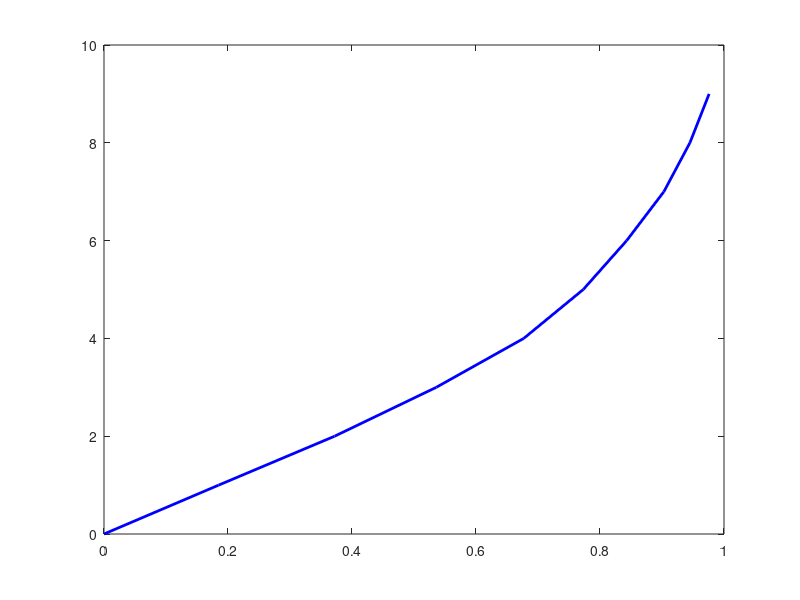

The MATLAB script that drew this image: (Note: this script raises an error after producing the figure.)
close all
clear
clc

load ./estimated_EC.mat
ec_pro=var_pro;
ec_rr=var_RR;
ec_pro_e=(abs(est_pro1-n1)./n1 + abs(est_pro0-n0)./n0) ./2;
ec_rr_e=(abs(est_rr1-n1)./n1 + abs(est_rr0-n0)./n0) ./2;

load ./estimated_Amazon.mat
a_pro=var_pro;
a_rr=var_RR;
a_pro_e=(abs(est_pro1-n1)./n1+abs(est_pro0-n0)./n0)./2;
a_rr_e=(abs(est_rr1-n1)./n1+abs(est_rr0-n0)./n0)./2;

load ./estimated_Census.mat
i_pro=var_pro;
i_rr=var_RR;
i_pro_e=(abs(est_pro1-n1)./n1+abs(est_pro0-n0)./n0)./2;
i_rr_e=(abs(est_rr1-n1)./n1+abs(est_rr0-n0)./n0)./2;

load ./estimated_Kos.mat
k_pro=var_pro;
k_rr=var_RR;
k_pro_e=(abs(est_pro1-n1)./n1+abs(est_pro0-n0)./n0)./2;
k_rr_e=(abs(est_rr1-n1)./n1+abs(est_rr0-n0)./n0)./2;

%% used for Relative Error
a_pro=[mean(a_pro_e(1,:)),mean(a_pro_e(2,:)),mean(a_pro_e(3,:)),mean(a_pro_e(4,:))];
a_rr=[mean(a_rr_e(1,:)),mean(a_rr_e(2,:)),mean(a_rr_e(3,:)),mean(a_rr_e(4,:))];
k_pro=[mean(k_pro_e(1,:)),mean(k_pro_e(2,:)),mean(k_pro_e(3,:)),mean(k_pro_e(4,:))];
k_rr=[mean(k_rr_e(1,:)),mean(k_rr_e(2,:)),mean(k_rr_e(3,:)),mean(k_rr_e(4,:))];
i_pro=[mean(i_pro_e(1,:)),mean(i_pro_e(2,:)),mean(i_pro_e(3,:)),mean(i_pro_e(4,:))];
i_rr=[mean(i_rr_e(1,:)),mean(i_rr_e(2,:)),mean(i_rr_e(3,:)),mean(i_rr_e(4,:))];
ec_pro=[mean(ec_pro_e(1,:)),mean(ec_pro_e(2,:)),mean(ec_pro_e(3,:)),mean(ec_pro_e(4,:))];
ec_rr=[mean(ec_rr_e(1,:)),mean(ec_rr_e(2,:)),mean(ec_rr_e(3,:)),mean(ec_rr_e(4,:))];

%% epsilon = 0.001
% Err=0:10:150;
% for i=1:size(Err,2)
%     if size(find(a_pro_e(1,:)<Err(i)),2)/1000 <= 0.98
%         cdf_a_pro_e01(i)=size(find(a_pro_e(1,:)<Err(i)),2)/1000;
%     end
%     if size(find(a_rr_e(1,:)<Err(i)),2)/1000 <= 0.98
%         cdf_a_rr_e01(i)=size(find(a_rr_e(1,:)<Err(i)),2)/1000;
%     end
%     if size(find(i_pro_e(1,:)<Err(i)),2)/1000 <= 0.98
%         cdf_i_pro_e01(i)=size(find(i_pro_e(1,:)<Err(i)),2)/1000;
%     end
%     if size(find(i_rr_e(1,:)<Err(i)),2)/1000 <= 0.98
%         cdf_i_rr_e01(i)=size(find(i_rr_e(1,:)<Err(i)),2)/1000;
%     end
%     if size(find(k_pro_e(1,:)<Err(i)),2)/1000 <= 0.98
%         cdf_k_pro_e01(i)=size(find(k_pro_e(1,:)<Err(i)),2)/1000;
%     end
%     if size(find(k_rr_e(1,:)<Err(i)),2)/1000 <= 0.98
%         cdf_k_rr_e01(i)=size(find(k_rr_e(1,:)<Err(i)),2)/1000;
%     end
%     if size(find(ec_pro_e(1,:)<Err(i)),2)/1000 <= 0.98
%         cdf_ec_pro_e01(i)=size(find(ec_pro_e(1,:)<Err(i)),2)/1000;
%     end
%     if size(find(ec_rr_e(1,:)<Err(i)),2)/1000 <= 0.98
%         cdf_ec_rr_e01(i)=size(find(ec_rr_e(1,:)<Err(i)),2)/1000;
%     end
% end
% 
% plot(cdf_k_pro_e01,Err(1:length(cdf_k_pro_e01)),'-','Color',[0 0 1],'LineWidth',2,'Markersize',5)
% hold on
% plot(cdf_k_rr_e01,Err(1:length(cdf_k_rr_e01)),'--','Color',[0 0 1 0.4],'LineWidth',2,'Markersize',5)
% hold on
% plot(cdf_a_pro_e01,Err(1:length(cdf_a_pro_e01)),'-','Color',[1 0 0],'LineWidth',2,'Markersize',5)
% hold on
% plot(cdf_a_rr_e01,Err(1:length(cdf_a_rr_e01)),'--','Color',[1 0 0 0.4],'LineWidth',2,'Markersize',5)
% hold on
% plot(cdf_ec_pro_e01,Err(1:length(cdf_ec_pro_e01)),'-m','LineWidth',2,'Markersize',8)
% hold on
% plot(cdf_ec_rr_e01,Err(1:length(cdf_ec_rr_e01)),'--','Color',[1 0 1 0.4],'LineWidth',2,'Markersize',8)
% hold on
% plot(cdf_i_pro_e01,Err(1:length(cdf_i_pro_e01)),'-g','LineWidth',2,'Markersize',8)
% hold on
% plot(cdf_i_rr_e01,Err(1:length(cdf_i_rr_e01)),'--','Color',[0 1 0 0.4],'LineWidth',2,'Markersize',8)
% hold on
% 
% h=legend("JRR Kosarak","RR Kosarak","JRR Amazon","RR Amazon",...
%     "JRR EC","RR EC","JRR Census","RR Census",'location','northwest');
% xlabel("Percentile")
% ylabel("Relative Error")
% set(gca,'Fontsize',20)
% set(h,'Fontsize',15)
% set(gca,'Fontname','Times New Roman')
% 
% print -vector -dpdf -r500 percentile_e0001.pdf


%% epsilon = 0.01
figure
Err=0:1:15;

for i=1:size(Err,2)
    if size(find(a_pro_e(2,:)<Err(i)),2)/1000 <= 0.98
        cdf_a_pro_e01(i)=size(find(a_pro_e(2,:)<Err(i)),2)/1000;
    end
    if size(find(a_rr_e(2,:)<Err(i)),2)/1000 <= 0.98
        cdf_a_rr_e01(i)=size(find(a_rr_e(2,:)<Err(i)),2)/1000;
    end
    if size(find(i_pro_e(2,:)<Err(i)),2)/1000 <= 0.98
        cdf_i_pro_e01(i)=size(find(i_pro_e(2,:)<Err(i)),2)/1000;
    end
    if size(find(i_rr_e(2,:)<Err(i)),2)/1000 <= 0.98
        cdf_i_rr_e01(i)=size(find(i_rr_e(2,:)<Err(i)),2)/1000;
    end
    if size(find(k_pro_e(2,:)<Err(i)),2)/1000 <= 0.98
        cdf_k_pro_e01(i)=size(find(k_pro_e(2,:)<Err(i)),2)/1000;
    end
    if size(find(k_rr_e(2,:)<Err(i)),2)/1000 <= 0.98
        cdf_k_rr_e01(i)=size(find(k_rr_e(2,:)<Err(i)),2)/1000;
    end
    if size(find(ec_pro_e(2,:)<Err(i)),2)/1000 <= 0.98
        cdf_ec_pro_e01(i)=size(find(ec_pro_e(2,:)<Err(i)),2)/1000;
    end
    if size(find(ec_rr_e(2,:)<Err(i)),2)/1000 <= 0.98
        cdf_ec_rr_e01(i)=size(find(ec_rr_e(2,:)<Err(i)),2)/1000;
    end
end

plot(cdf_k_pro_e01,Err(1:length(cdf_k_pro_e01)),'-','Color',[0 0 1],'LineWidth',2,'Markersize',5)
hold on
plot(cdf_k_rr_e01,Err(1:length(cdf_k_rr_e01)),'--','Color',[0 0 1 0.4],'LineWidth',2,'Markersize',5)
hold on
plot(cdf_a_pro_e01,Err(1:length(cdf_a_pro_e01)),'-','Color',[1 0 0],'LineWidth',2,'Markersize',5)
hold on
plot(cdf_a_rr_e01,Err(1:length(cdf_a_rr_e01)),'--','Color',[1 0 0 0.4],'LineWidth',2,'Markersize',5)
hold on
plot(cdf_ec_pro_e01,Err(1:length(cdf_ec_pro_e01)),'-m','LineWidth',2,'Markersize',8)
hold on
plot(cdf_ec_rr_e01,Err(1:length(cdf_ec_rr_e01)),'--','Color',[1 0 1 0.4],'LineWidth',2,'Markersize',8)
hold on
plot(cdf_i_pro_e01,Err(1:length(cdf_i_pro_e01)),'-g','LineWidth',2,'Markersize',8)
hold on
plot(cdf_i_rr_e01,Err(1:length(cdf_i_rr_e01)),'--','Color',[0 1 0 0.4],'LineWidth',2,'Markersize',8)
hold on

h=legend("JRR Kosarak","RR Kosarak","JRR Amazon","RR Amazon",...
    "JRR EC","RR EC","JRR Census","RR Census",'location','northwest');
xlabel("Percentile")
ylabel("Relative Error")
set(gca,'Fontsize',20)
set(h,'Fontsize',15)
set(gca,'Fontname','Times New Roman')
print -vector -dpdf -r500 percentile_e001.pdf

%% epsilon = 0.1

figure
Err=0:0.1:1.5;
for i=1:size(Err,2)
    if size(find(a_pro_e(3,:)<Err(i)),2)/1000 <= 0.98
        cdf_a_pro_e01(i)=size(find(a_pro_e(3,:)<Err(i)),2)/1000;
    end
    if size(find(a_rr_e(3,:)<Err(i)),2)/1000 <= 0.98
        cdf_a_rr_e01(i)=size(find(a_rr_e(3,:)<Err(i)),2)/1000;
    end
    if size(find(i_pro_e(3,:)<Err(i)),2)/1000 <= 0.98
        cdf_i_pro_e01(i)=size(find(i_pro_e(3,:)<Err(i)),2)/1000;
    end
    if size(find(i_rr_e(3,:)<Err(i)),2)/1000 <= 0.98
        cdf_i_rr_e01(i)=size(find(i_rr_e(3,:)<Err(i)),2)/1000;
    end
    if size(find(k_pro_e(3,:)<Err(i)),2)/1000 <= 0.98
        cdf_k_pro_e01(i)=size(find(k_pro_e(3,:)<Err(i)),2)/1000;
    end
    if size(find(k_rr_e(3,:)<Err(i)),2)/1000 <= 0.98
        cdf_k_rr_e01(i)=size(find(k_rr_e(3,:)<Err(i)),2)/1000;
    end
    if size(find(ec_pro_e(3,:)<Err(i)),2)/1000 <= 0.98
        cdf_ec_pro_e01(i)=size(find(ec_pro_e(3,:)<Err(i)),2)/1000;
    end
    if size(find(ec_rr_e(3,:)<Err(i)),2)/1000 <= 0.98
        cdf_ec_rr_e01(i)=size(find(ec_rr_e(3,:)<Err(i)),2)/1000;
    end
end

plot(cdf_k_pro_e01,Err(1:length(cdf_k_pro_e01)),'-','Color',[0 0 1],'LineWidth',2,'Markersize',5)
hold on
plot(cdf_k_rr_e01,Err(1:length(cdf_k_rr_e01)),'--','Color',[0 0 1 0.4],'LineWidth',2,'Markersize',5)
hold on
plot(cdf_a_pro_e01,Err(1:length(cdf_a_pro_e01)),'-','Color',[1 0 0],'LineWidth',2,'Markersize',5)
hold on
plot(cdf_a_rr_e01,Err(1:length(cdf_a_rr_e01)),'--','Color',[1 0 0 0.4],'LineWidth',2,'Markersize',5)
hold on
plot(cdf_ec_pro_e01,Err(1:length(cdf_ec_pro_e01)),'-m','LineWidth',2,'Markersize',8)
hold on
plot(cdf_ec_rr_e01,Err(1:length(cdf_ec_rr_e01)),'--','Color',[1 0 1 0.4],'LineWidth',2,'Markersize',8)
hold on
plot(cdf_i_pro_e01,Err(1:length(cdf_i_pro_e01)),'-g','LineWidth',2,'Markersize',8)
hold on
plot(cdf_i_rr_e01,Err(1:length(cdf_i_rr_e01)),'--','Color',[0 1 0 0.4],'LineWidth',2,'Markersize',8)
hold on

% h=legend("JRR Kosarak","RR Kosarak","JRR Amazon","RR Amazon",...
%     "JRR EC","RR EC","JRR Census","RR Census",'location','northwest');
xlabel("Percentile")
ylabel("Relative Error")
set(gca,'Fontsize',20)
% set(h,'Fontsize',15)
set(gca,'Fontname','Times New Roman')
print -vector -dpdf -r500 percentile_e01.pdf

%% epsilon = 1
figure
Err=0:0.01:0.15;
for i=1:size(Err,2)
    if size(find(a_pro_e(4,:)<Err(i)),2)/1000 <= 0.98
        cdf_a_pro_e01(i)=size(find(a_pro_e(4,:)<Err(i)),2)/1000;
    end
    if size(find(a_rr_e(4,:)<Err(i)),2)/1000 <= 0.98
        cdf_a_rr_e01(i)=size(find(a_rr_e(4,:)<Err(i)),2)/1000;
    end
    if size(find(i_pro_e(4,:)<Err(i)),2)/1000 <= 0.98
        cdf_i_pro_e01(i)=size(find(i_pro_e(4,:)<Err(i)),2)/1000;
    end
    if size(find(i_rr_e(4,:)<Err(i)),2)/1000 <= 0.98
        cdf_i_rr_e01(i)=size(find(i_rr_e(4,:)<Err(i)),2)/1000;
    end
    if size(find(k_pro_e(4,:)<Err(i)),2)/1000 <= 0.98
        cdf_k_pro_e01(i)=size(find(k_pro_e(4,:)<Err(i)),2)/1000;
    end
    if size(find(k_rr_e(4,:)<Err(i)),2)/1000 <= 0.98
        cdf_k_rr_e01(i)=size(find(k_rr_e(4,:)<Err(i)),2)/1000;
    end
    if size(find(ec_pro_e(4,:)<Err(i)),2)/1000 <= 0.98
        cdf_ec_pro_e01(i)=size(find(ec_pro_e(4,:)<Err(i)),2)/1000;
    end
    if size(find(ec_rr_e(4,:)<Err(i)),2)/1000 <= 0.98
        cdf_ec_rr_e01(i)=size(find(ec_rr_e(4,:)<Err(i)),2)/1000;
    end
end

plot(cdf_k_pro_e01,Err(1:length(cdf_k_pro_e01)),'-','Color',[0 0 1],'LineWidth',2,'Markersize',5)
hold on
plot(cdf_k_rr_e01,Err(1:length(cdf_k_rr_e01)),'--','Color',[0 0 1 0.4],'LineWidth',2,'Markersize',5)
hold on
plot(cdf_a_pro_e01,Err(1:length(cdf_a_pro_e01)),'-','Color',[1 0 0],'LineWidth',2,'Markersize',5)
hold on
plot(cdf_a_rr_e01,Err(1:length(cdf_a_rr_e01)),'--','Color',[1 0 0 0.4],'LineWidth',2,'Markersize',5)
hold on
plot(cdf_ec_pro_e01,Err(1:length(cdf_ec_pro_e01)),'-m','LineWidth',2,'Markersize',8)
hold on
plot(cdf_ec_rr_e01,Err(1:length(cdf_ec_rr_e01)),'--','Color',[1 0 1 0.4],'LineWidth',2,'Markersize',8)
hold on
plot(cdf_i_pro_e01,Err(1:length(cdf_i_pro_e01)),'-g','LineWidth',2,'Markersize',8)
hold on
plot(cdf_i_rr_e01,Err(1:length(cdf_i_rr_e01)),'--','Color',[0 1 0 0.4],'LineWidth',2,'Markersize',8)
hold on

% h=legend("JRR Kosarak","RR Kosarak","JRR Amazon","RR Amazon",...
%     "JRR EC","RR EC","JRR Census","RR Census",'location','northwest');
xlabel("Percentile")
ylabel("Relative Error")
set(gca,'Fontsize',20)
% set(h,'Fontsize',15)
set(gca,'Fontname','Times New Roman')
print -vector -dpdf -r500 percentile_e1.pdf
